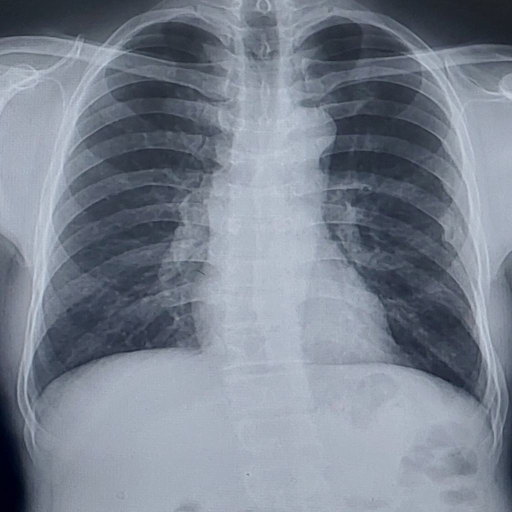
#> input picture Usable_Datasets/Private/test/abnormal/101_male_55_abnormal.jpg, 1024 x 1024 px (shown at 1/2 size); its folder holds only this picture in this run
$ python -i enhance_quality.py   (imports and definitions only)
#> lines starting #> are read from the running program, lines starting #| are printed output that depends on the picture
import cv2
import numpy as np
from PIL import Image, ImageEnhance
import os

# Function to enhance image
def enhance_image(image_path, output_path):
    # Open image using OpenCV
#> called with output_path = 'out.png'
    img = cv2.imread(image_path)
#> img is the input picture: shape (1024, 1024, 3); mean B, G, R 143.5, 130.3, 122

    # Resize image if needed
    img = cv2.resize(img, (720, 720))
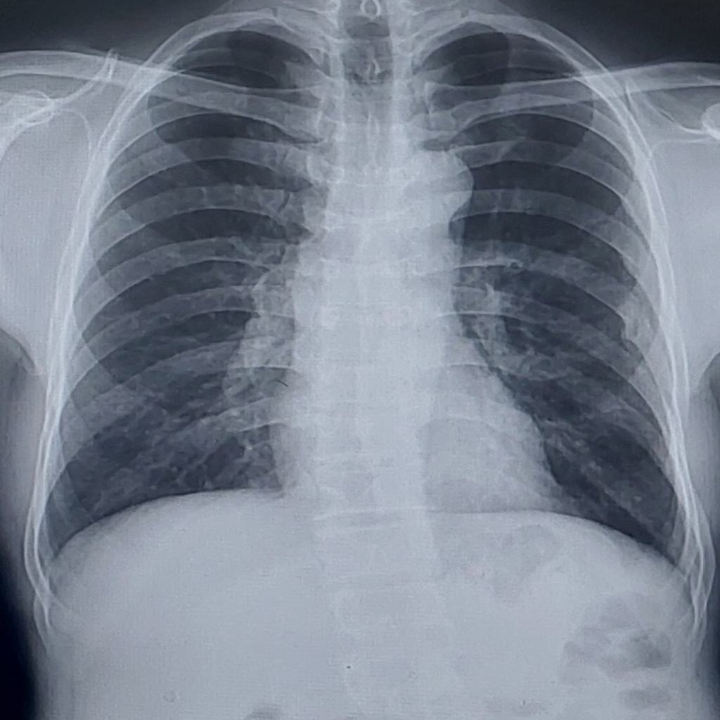
#> img: shape (720, 720, 3); mean B, G, R 143.4, 130.2, 121.9

    # Step 1: Sharpening the image
    kernel = np.array([[0, -1, 0],
                       [-1, 5, -1],
                       [0, -1, 0]])
    sharpened = cv2.filter2D(img, -1, kernel)

    # Step 2: Convert to PIL image for further enhancement
    pil_img = Image.fromarray(cv2.cvtColor(sharpened, cv2.COLOR_BGR2RGB))

    # Step 3: Adjust contrast using Pillow
    enhancer = ImageEnhance.Contrast(pil_img)
    contrast_img = enhancer.enhance(1.5)  # You can tweak the factor here
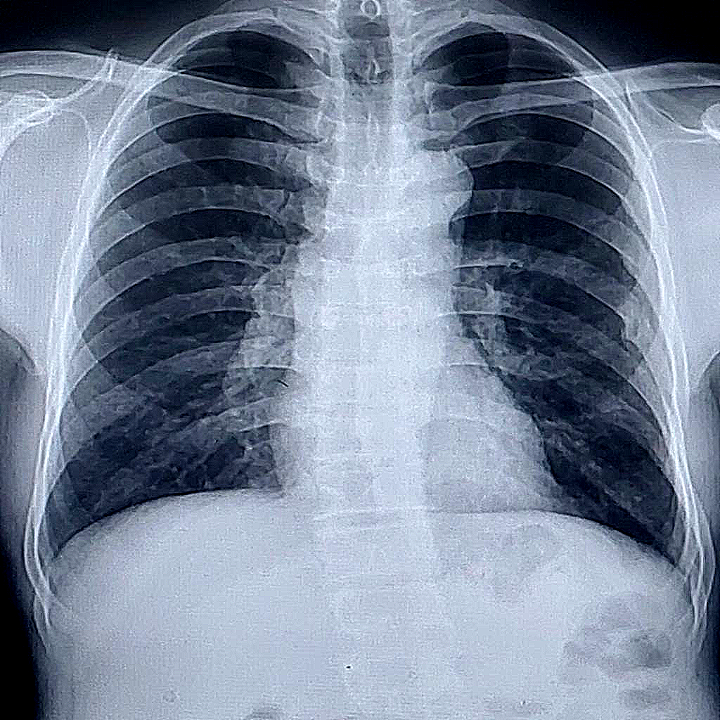
#> contrast_img: PIL image 720x720 RGB; mean R, G, B 119.1, 131.2, 150.5

    # Step 4 (Optional): Denoise using OpenCV
    denoised_img = cv2.fastNlMeansDenoisingColored(np.array(contrast_img), None, 10, 10, 7, 21)

    # Save the enhanced image
    final_img = Image.fromarray(denoised_img)
    final_img.save(output_path)

# Folder paths
input_folder = "/home/azwad/Datasets/Thesis DataSet/To be edited"
output_folder = "/home/azwad/Datasets/Thesis DataSet/Reformed"

# Ensure output folder exists
# [10 lines not run here, left out]

>>> result = enhance_image('../../Usable_Datasets/Private/test/abnormal/101_male_55_abnormal.jpg', 'out.png')

$ run again, on Usable_Datasets/Private/test/abnormal/123_male_60_abnormal.jpg
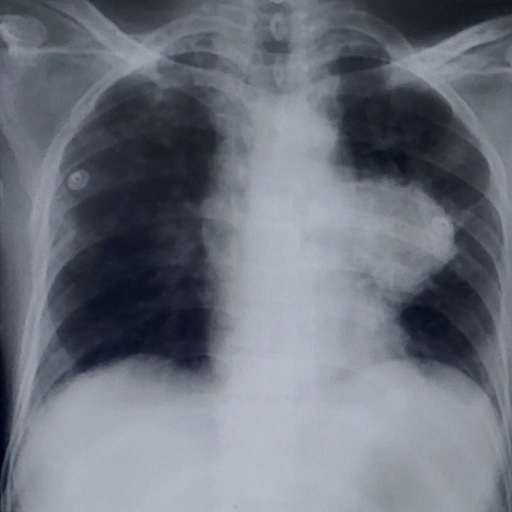
#> input picture Usable_Datasets/Private/test/abnormal/123_male_60_abnormal.jpg, 1024 x 1024 px (shown at 1/2 size)
#> in enhance_image, img is the input picture: shape (1024, 1024, 3); mean B, G, R 125.9, 114.3, 107.1
#> in enhance_image, `img = cv2.resize(img, (720, 720))`:
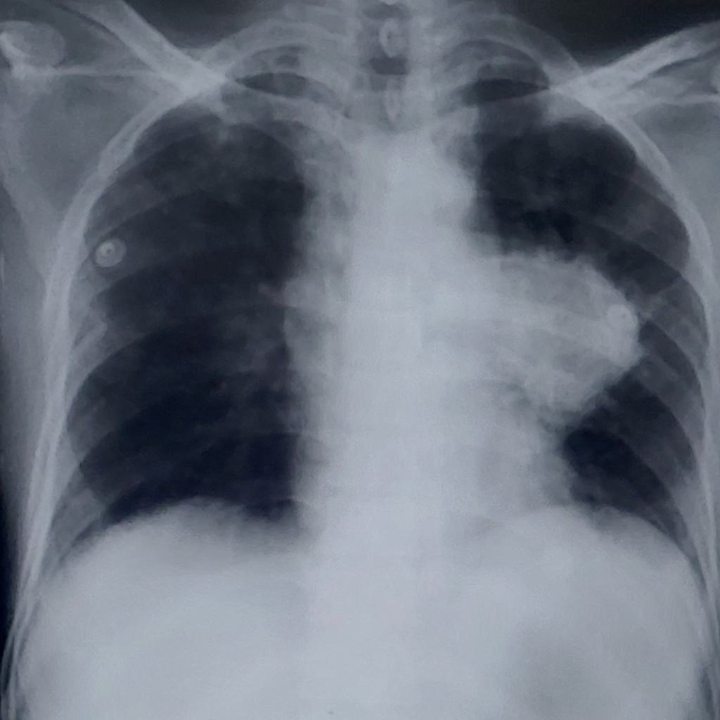
#> img: shape (720, 720, 3); mean B, G, R 125.8, 114.2, 107
#> in enhance_image, `contrast_img = enhancer.enhance(1.5)`:
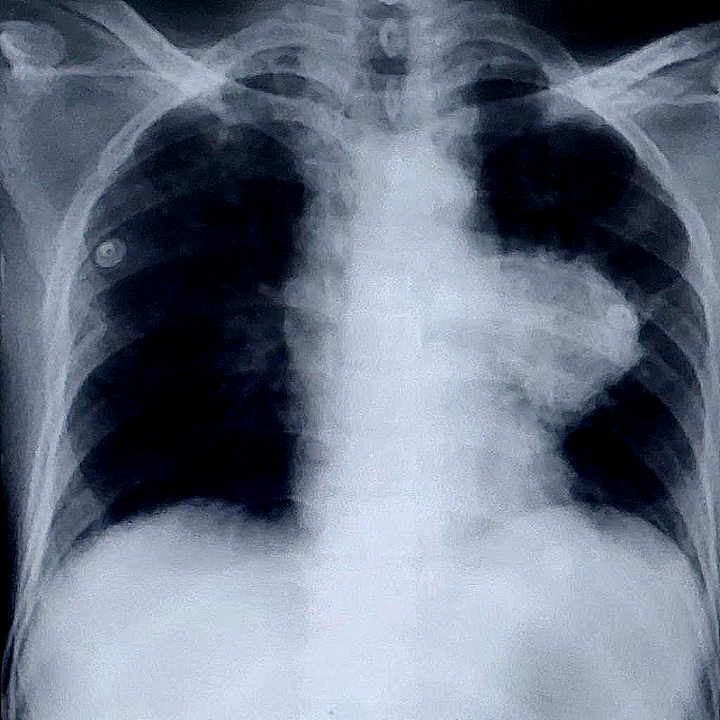
#> contrast_img: PIL image 720x720 RGB; mean R, G, B 106.6, 116.2, 132.1

$ run again, on Usable_Datasets/Private/test/abnormal/136_male_33_abnormal.jpg
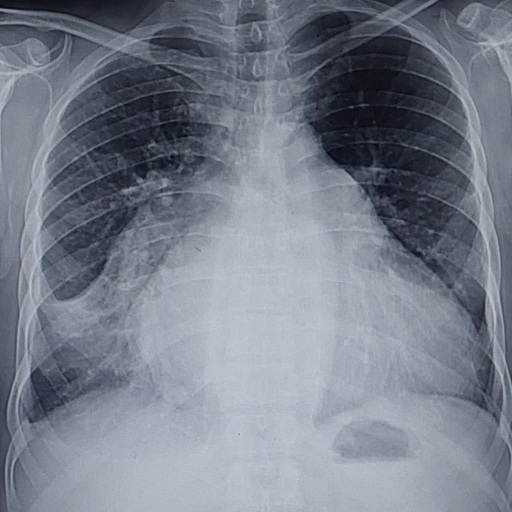
#> input picture Usable_Datasets/Private/test/abnormal/136_male_33_abnormal.jpg, 1024 x 1024 px (shown at 1/2 size)
#> in enhance_image, img is the input picture: shape (1024, 1024, 3); mean B, G, R 138.4, 125.8, 119.4
#> in enhance_image, `img = cv2.resize(img, (720, 720))`:
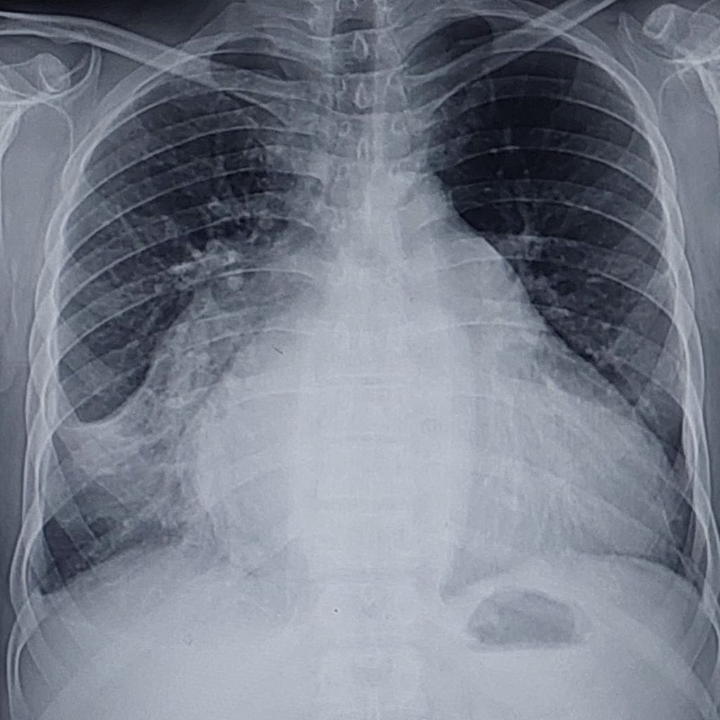
#> img: shape (720, 720, 3); mean B, G, R 138.3, 125.6, 119.3
#> in enhance_image, `contrast_img = enhancer.enhance(1.5)`:
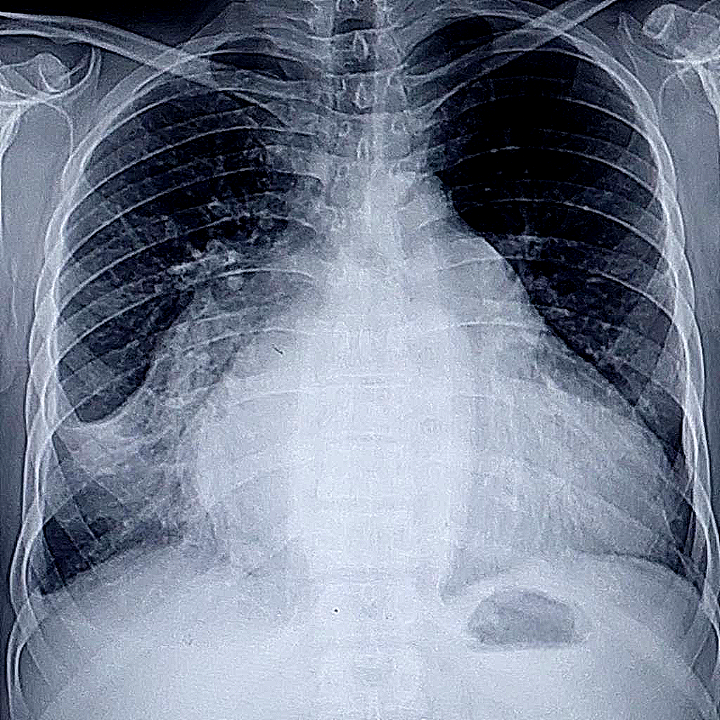
#> contrast_img: PIL image 720x720 RGB; mean R, G, B 118.5, 127.4, 145.4
